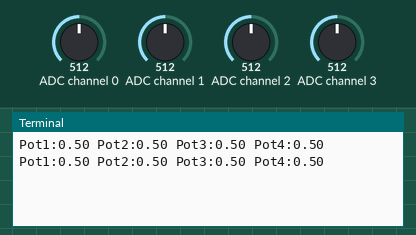
This program was run on a simulated Raspberry Pi (BCM pin numbers). On the bench: the last lines printed to the terminal. The test bench sets the inputs (shaded band); at power-on: ADC channel 0 = 512, ADC channel 1 = 512, ADC channel 2 = 512, ADC channel 3 = 512 (analog values on the 0–1023 scale).

Above: at 1.2 s.
1.3 s: ADC channel 0 set to 716
At 2.6 s:
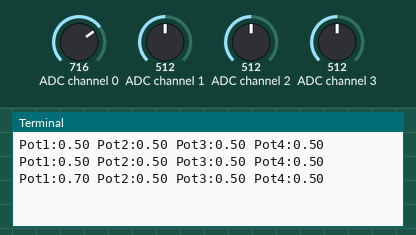
2.8 s: ADC channel 1 set to 716
At 3.8 s:
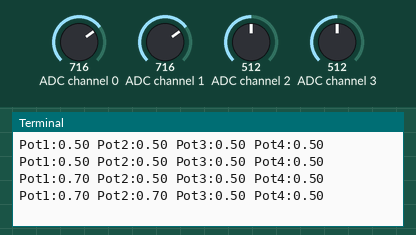
4.3 s: ADC channel 2 set to 716
At 5.5 s:
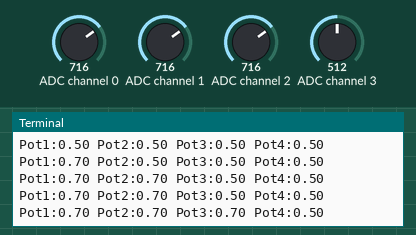
5.8 s: ADC channel 3 set to 716
At 6.8 s:
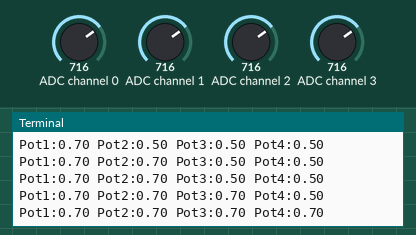
7.3 s: ADC channel 0 set to 992
At 8.6 s:
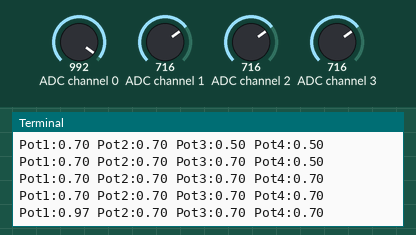
8.8 s: ADC channel 1 set to 992
At 9.8 s:
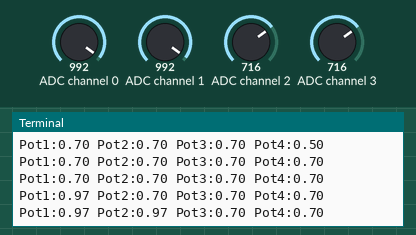
Timing chart, 0 to 11.3 s (numbered marks = the images above; inputs shaded):
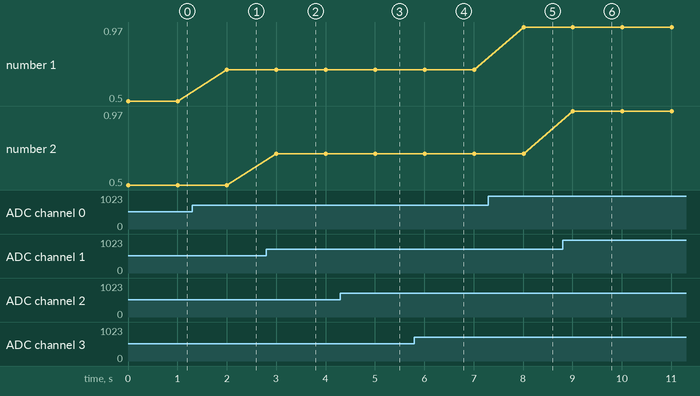

Measured:
- after the input at 1.3 s, the terminal: prints a new line after 0.70 s (image 1)
- after the input at 2.8 s, the terminal: prints a new line after 0.20 s (image 2)
- after the input at 4.3 s, the terminal: prints a new line after 0.71 s (image 3)
- after the input at 5.8 s, the terminal: prints a new line after 0.21 s (image 4)
- after the input at 7.3 s, the terminal: prints a new line after 0.71 s (image 5)
- after the input at 8.8 s, the terminal: prints a new line after 0.21 s (image 6)
- plotted number 1: 0.5 → 0.7 after the input at 1.3 s, 0.7 → 0.97 after the input at 7.3 s

The program:

pot.py
```python
from gpiozero import MCP3008
from time import sleep

pot1 = MCP3008(channel=0)
pot2 = MCP3008(channel=1)
pot3 = MCP3008(channel=2)
pot4 = MCP3008(channel=3)

while True:
    print("Pot1:{:.2f} Pot2:{:.2f} Pot3:{:.2f} Pot4:{:.2f}".format(pot1.value,pot2.value,pot3.value,pot4.value))
    sleep(1.0)
```
